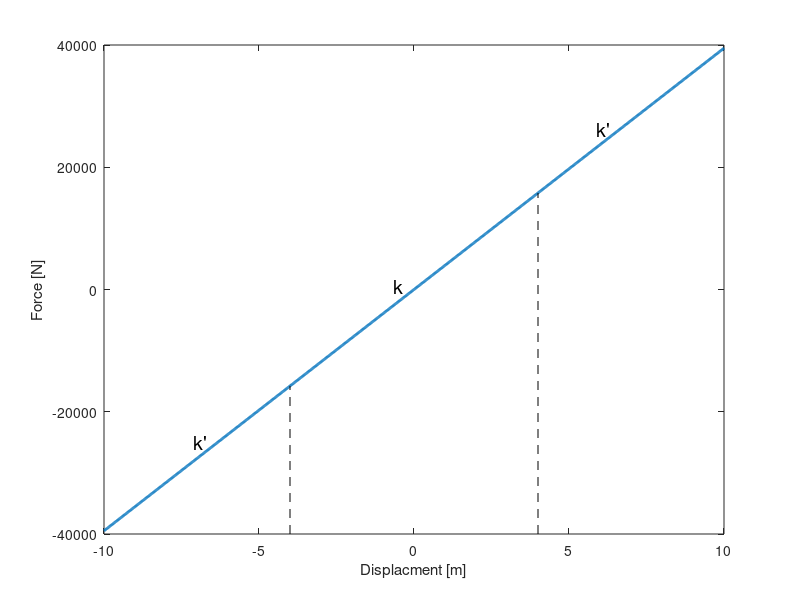

The MATLAB source for this figure: (Note: this script raises an error after producing the figure.)
%% system
m = 1;
k1 = (10*2*pi)^2;
k2 = k1/2;
x0 = 4;
zeta = 0.005;
c = 2*zeta*sqrt(k1*m);


g = @(x) (k2-k1)*(x-x0).*(x>x0);
g = @(x) (k2-k1)*(x-x0).*(x>x0) + (k2-k1)*(x+x0).*(x<-x0);
g = @(x) 0;

if true
    X = linspace(-10, 10, 1000);
    Kx = nan(size(X));
    Gx = nan(size(X));
    for ix = 1:length(X)
        Kx(ix) = k1*X(ix) + g(X(ix));
        Gx(ix) = g(X(ix));
    end
    figure;
%     xline(0);
%     hold on
%     yline(0);
    plot(X, Kx, 'LineWidth', 2);
%     hold on
%     plot(X, Gx);
    hold on
    plot([-x0, -x0], [get(gca, 'YLim') * [1;0], -k1*x0], '--', 'Color', [0 0 0]);
    plot([x0, x0], [get(gca, 'YLim') * [1;0], k1*x0], '--', 'Color', [0 0 0]);
    xlabel('Displacment [m]');
    ylabel('Force [N]');
    text(0, 0, {'k  ', ''}, 'FontSize', 14, 'HorizontalAlignment', 'right');
    xkp = 6.5;
    text(xkp, k1*xkp+g(xkp), {'k'' ', ''}, 'FontSize', 14, 'HorizontalAlignment', 'right');
    text(-xkp, -k1*xkp+g(-xkp), {'k'' ', ''}, 'FontSize', 14, 'HorizontalAlignment', 'right');
%     grid on
end


% time
T = 10000;
% T = 20;
T0 = 5/(c/(2*m));
fe = 1000;

dt = 1/fe;
T0 = dt * ceil(T0/dt);
t = -T0:dt:T;
kt0 = sum(t < 0) + 1;

%% excitation

% dirac
f = zeros(size(t));
f(kt0) = 800 / dt;

% noise
f0 = 150;
f = f0/sqrt(dt) * randn(size(t));

% noise + diracs


% Aref
Aref = f0*sqrt(dt)/(2*m*sqrt(k1/m)*sqrt(zeta*sqrt(k1/m)*dt))


%% ode
xi = 0;
vi = 0;

Xi = [xi; vi];

D = @(t, X) [X(2); 1/m*(-k1*X(1) -g(X(1)) - c*X(2) - f(floor((T0+t)/dt)+1))];

X = RK4(D, t, Xi);
x = X(1, :);

% delete begining
t = t(kt0:end);
x = x(kt0:end);

% resampling
fe2 = 100;
Nfe = floor(fe/fe2);
t = t(1:Nfe:end);
x = x(1:Nfe:end);

% plot
figure;
plt = plot(t, x);
xlabel('Time [s]');
ylabel('Displacement [m]');



%% wavelet

fmin = 5;
fmax = 15;
Q = sqrt(pi/zeta)/3;
MotherWavelet = 'morlet';
MaxParallelRidges = 1;
MaxSlopeRidge = inf;
SignalUnit = 'm';
SquaredSignalUnit = 'm²';


WaveletMenu('WaveletPlot', plt, 'fmin', fmin, 'fmax', fmax, 'Q', Q, 'MotherWavelet', MotherWavelet,...
    'MaxParallelRidges', MaxParallelRidges, 'MaxSlopeRidge', MaxSlopeRidge,...
    'SignalUnit', SignalUnit, 'SquaredSignalUnit', SquaredSignalUnit);


%% freq

f1 = @(A) 1/(2*pi) * (sqrt(k1/m) - (A > x0) *(k1-k2)/(pi*sqrt(m*k1)) .* ( ...
    acos(x0./A) - (x0./A) .* sqrt(1-(x0./A).^2)));

f2 = @(A) 1/(2*pi) * ( (A <= x0) *sqrt(k1/m) + (A > x0) * (pi/2) ./ ...
    (sqrt(m/k1)*asin(x0./sqrt(A.^2+(k2-k1)/k1*(A-x0).^2)) + sqrt(m/k2)*acos(k1*x0./(k2*A+(k1-k2)*x0))));


if false
    A = linspace(0, 10*x0, 1000);
    figure;
    plot(A, f1(A));
    hold on
    plot(A, f2(A));
end



















